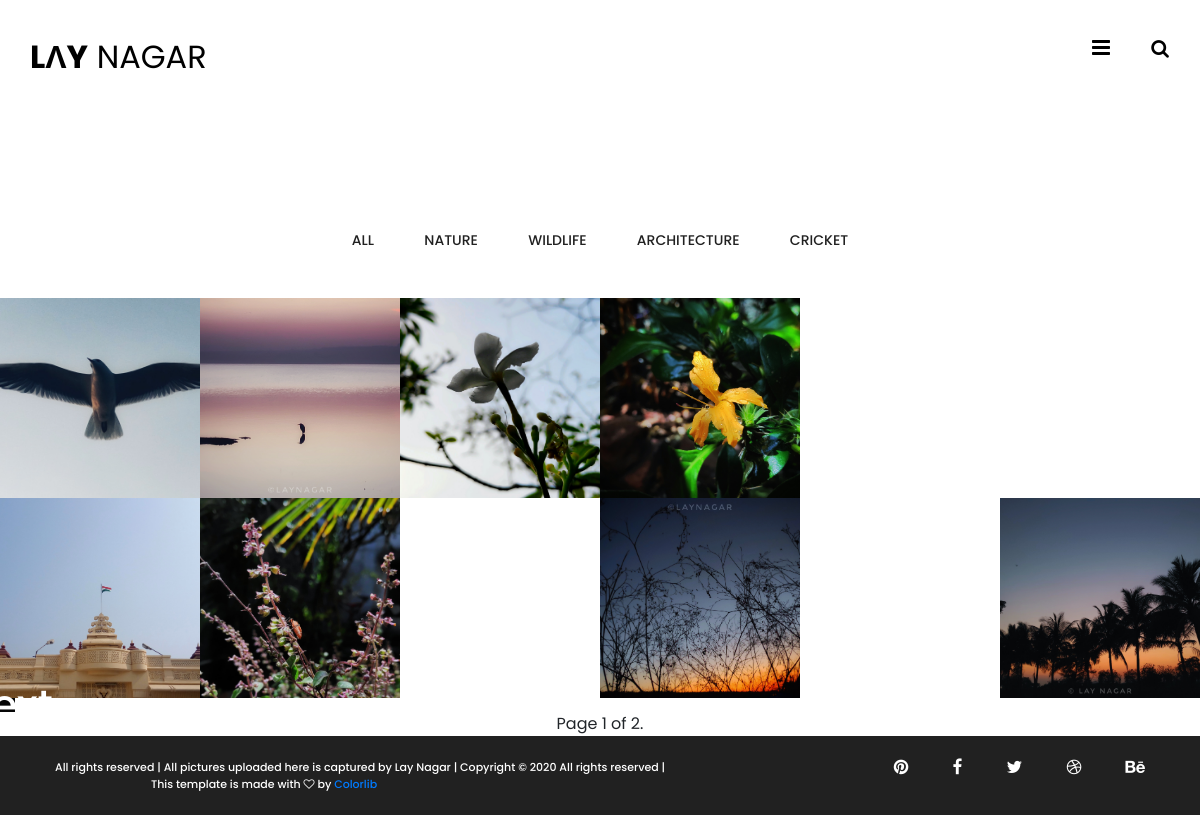
Page /portfolio1/ on the committed database.
### Gallery/models.py (models this page shows, shortened)
class PictureCategoryModel(models.Model):
    category = models.CharField(max_length=50)
    def __str__(self):
        return self.category

class PictureModel(models.Model):
    category = models.ForeignKey(PictureCategoryModel, on_delete=models.CASCADE, related_name='photos')
    title = models.CharField(max_length=50)
    year = models.IntegerField(('year'), choices=year_choices(), default=current_year)
    image = models.ImageField(upload_to=f'{category}')

### Gallery/views.py (the view)
# urls.py: path('portfolio1/', PortfolioView1.as_view(), name='portfolio-1'),
class PortfolioView1(ListView):
    model = PictureModel
    template_name = 'Gallery/portfolio.html'
    paginate_by = 12
    def get_context_data(self, **kwargs):
        context = super().get_context_data(**kwargs)
        context['categories'] = PictureCategoryModel.objects.distinct()
        return context

### Gallery/templates/Gallery/portfolio.html (shortened to what this page needs)
{% extends 'Gallery/base.html' %} {% load static %} {% block content %}
<div class="portfolio-section">
    <ul class="portfolio-filter controls text-center">
        <li class="control" data-filter="all">All</li>
        {% for category in categories %}
        <li class="control" data-filter=".{{category}}">{{category}}</li>
        {% endfor %}
    </ul>
    <div class="row portfolio-gallery m-0">
        {% for object in object_list %}
        <div class="mix col-xl-2 col-md-3 col-sm-4 col-6 p-0 {{object.category}}">
            <a href="{{ object.image.url }}" class="portfolio-item img-popup set-bg" data-setbg="{{ object.image.url }}"></a>
        </div>
        {% endfor %}
        <div class="pagination">
            <span class="step-links">
                {% if page_obj.has_next %}
                <div class="mix col-xl-2 col-md-3 col-sm-4 col-6 p-0">
                    <div class="portfolio-item  next-btn">
                        <a href="?page={{ page_obj.next_page_number }}">
                            <h2>Next</h2>
                        </a>
                    </div>
                </div>
                {% endif %}
            </span>
        </div>
    </div>
</div>
<center>
    <span class="current">
        Page {{ page_obj.number }} of {{ page_obj.paginator.num_pages }}.
    </span>
</center>
{% endblock content %}

### static/css/style.css (style rules this page uses)
html, body { height: 100%; font-family: "Poppins", sans-serif; -webkit-font-smoothing: antialiased; font-smoothing: antialiased; }
h1, h2, h3, h4, h5, h6 { margin: 0; color: #212121; font-weight: 500; }
h2 { font-size: 36px; }
ul, ol { padding: 0; margin: 0; }
.set-bg { background-repeat: no-repeat; background-size: cover; background-position: top center; }
.portfolio-section { padding-top: 120px; }
.portfolio-filter { list-style: none; margin-bottom: 46px; padding: 0 15px; }
.portfolio-filter li { display: inline-block; font-size: 14px; color: #212121; font-weight: 500; margin-right: 46px; text-transform: uppercase; cursor: pointer; }
.portfolio-filter li:last-child { margin-right: 0; }
.portfolio-item { display: block; margin-left: auto; margin-right: auto; background-position: center; }
.portfolio-item.next-btn { background: #060606; display: -webkit-box; display: -ms-flexbox; display: flex; -webkit-box-pack: center; -ms-flex-pack: center; justify-content: center; -webkit-box-align: center; -ms-flex-align: center; align-items: center; cursor: pointer; }
.portfolio-item.next-btn h2 { color: #fff; font-size: 41px; }

### rows in the picture
PictureCategoryModel: category "NATURE"
PictureCategoryModel: category "WILDLIFE"
PictureCategoryModel: category "ARCHITECTURE"
PictureCategoryModel: category "CRICKET"
PictureModel: shows a picture
PictureModel: shows a picture
PictureModel: shows a picture
PictureModel: shows a picture
PictureModel: shows a picture
PictureModel: shows a picture
PictureModel: shows a picture
PictureModel: shows a picture

### other values in the picture
{{ page_obj.number }} "1"
{{ page_obj.paginator.num_pages }} "2"
